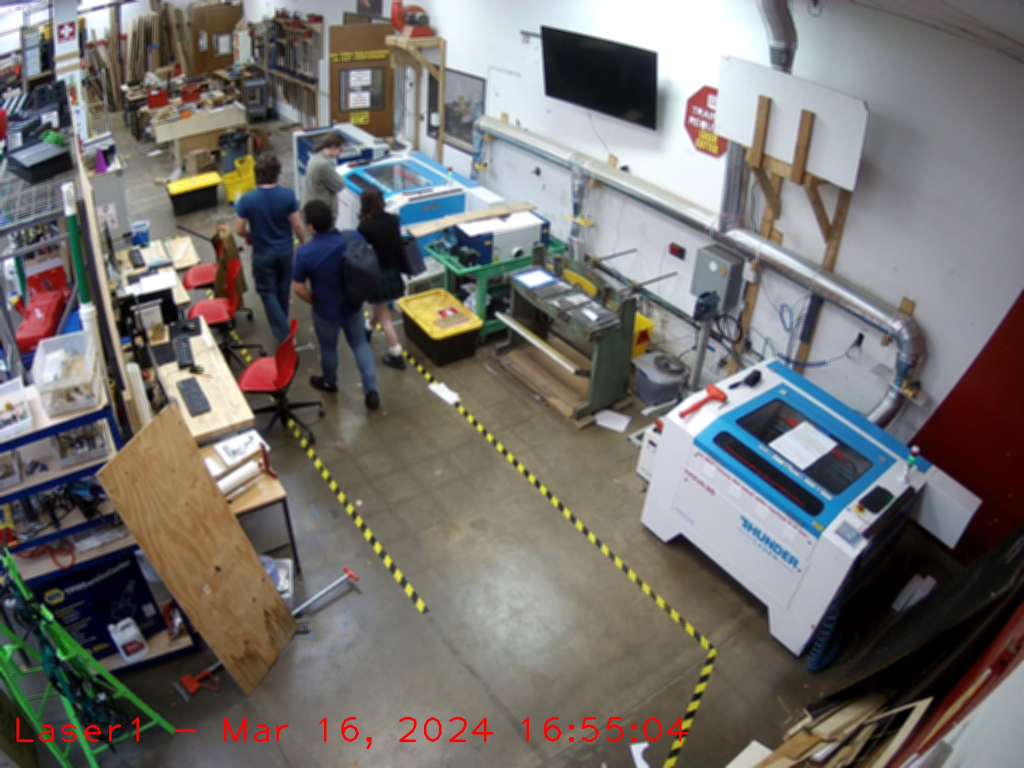
#> input picture images_curated/Laser1/2024-03-16-16-55-56_frame_Laser1.jpg, 2048 x 1536 px, found by its file name (shown at 1/2 size)
$ python 01-get-cv-working.py
#> lines starting #> are read from the running program, lines starting #| are printed output that depends on the picture
# package json cv2, imutils

import cv2
print("Hello, OpenCV!")
print(cv2.__version__)

image = cv2.imread("images/Laser1/2024-03-16-16-55-56_frame_Laser1.jpg") # is just a numpy array
#> image is the input picture: shape (1536, 2048, 3); mean B, G, R 109.2, 112.4, 115.5
(h, w, d) = image.shape
#> h = 1536; w = 2048; d = 3

print("width={}, height={}, depth={}".format(w, h, d))
#| width=2048, height=1536, depth=3


# [9 lines of commented-out code are left out]
roi = image[720:1240, 700:960]
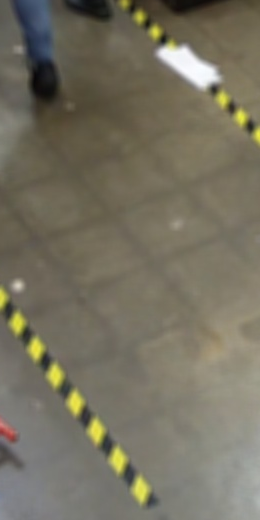
#> roi: shape (520, 260, 3); mean B, G, R 96.4, 112.6, 117.4
cv2.imshow("roi", roi)
cv2.waitKey(0)
